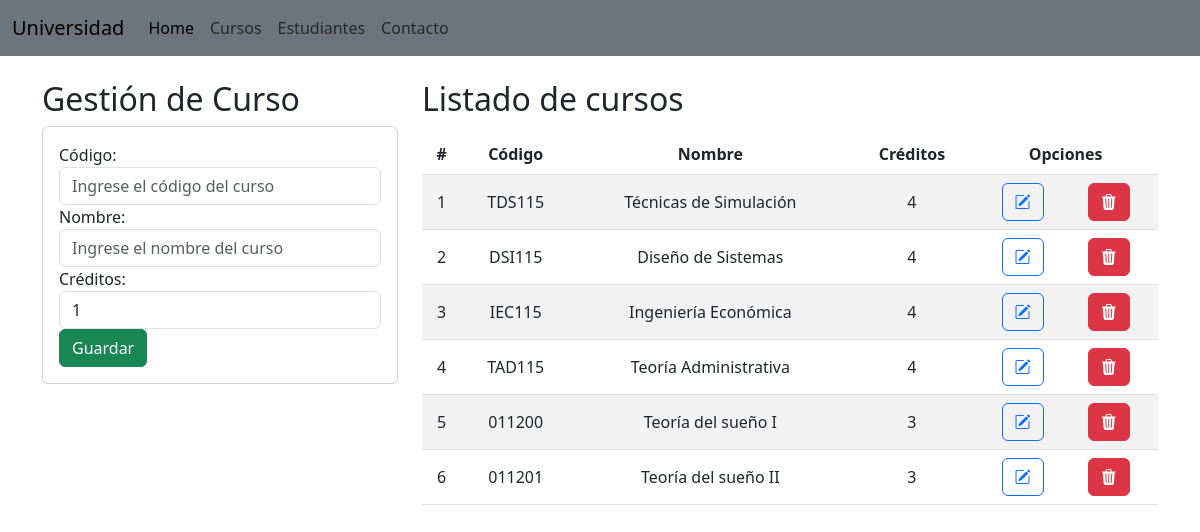
Page /gestionarCursos/ on the earlier database version.
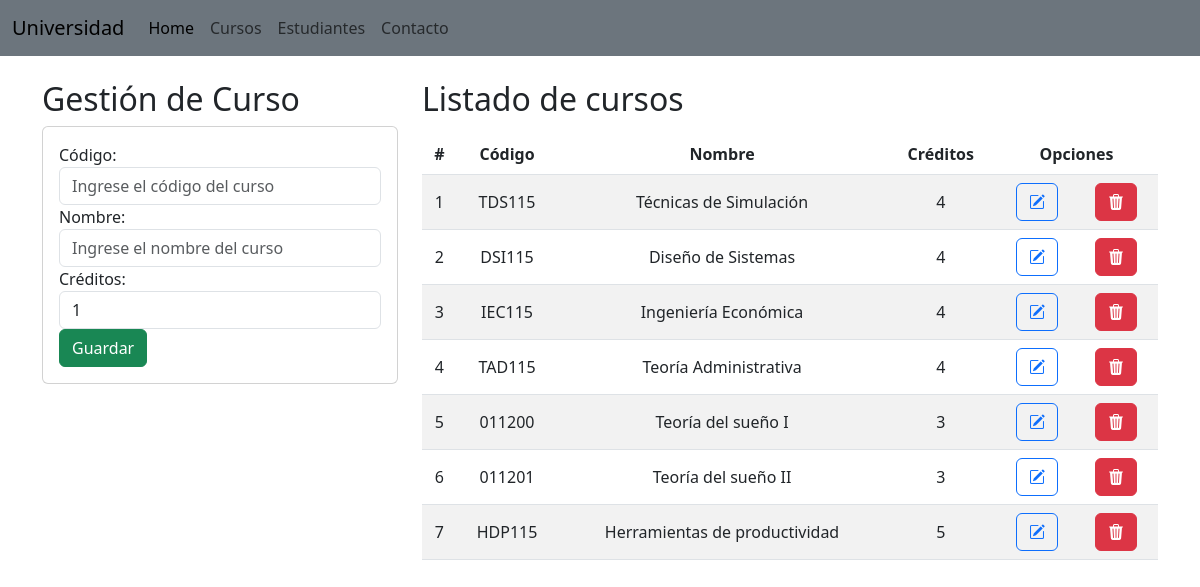
Same page on the later database version.
### Aplicaciones/Academico/models.py (models this page shows, shortened)
class Curso(models.Model):
    codigo=models.CharField(primary_key=True,max_length=6)
    nombre=models.CharField(max_length=50)
    creditos=models.PositiveSmallIntegerField()

### Aplicaciones/Academico/views.py (the view)
# urls.py: path('gestionarCursos/', views.gestionarCursos),
def gestionarCursos(request):
    cursosListados = Curso.objects.all()
    return render(request, "gestionCursos.html", {"cursos": cursosListados})

### Aplicaciones/Academico/templates/gestionCursos.html (shortened to what this page needs)
{% extends "./base.html" %}
{% block body %}
<div class="row">
    <div class="col-sm-12 col-md-6 col-lg-4 col-xl-4">
        <h2>Gestión de Curso</h2>
        <div class="card">
            <div class="card-body">
                <form action="/registrarCurso/" method="POST">{% csrf_token %}
                    <div class="form-group">
                        <label for="codigo">Código:</label>
                        <input type="text" id="txtCodigo" name="txtCodigo" class="form-control" placeholder="Ingrese el código del curso"
                         minlength="6" maxlength="6" required>
                    </div>
                    <div class="form-group">
                        <label for="codigo">Nombre:</label>
                        <input type="text" id="txtNombre" name="txtNombre" class="form-control" placeholder="Ingrese el nombre del curso"
                          maxlength="50" required>
                    </div>
                    <div class="form-group">
                        <label for="creditos">Créditos:</label>
                        <input type="text" id="numCredito" name="numCredito" class="form-control" min="1" max="9" value="1" required>
                    </div>
                    <div class="form-group">
                        <button type="submit" class="btn btn-success btn-block">Guardar</button>
                    </div>
                </form>
            </div>
        </div>
    </div>
    <div class="col-sm-12 col-md-6 col-lg-8 col-xl-8">
        <h2>Listado de cursos</h2>
        <div class="table-responsive py-2">
            <table class="table table-striped">
                <thead>
                    <tr>
                        <th>#</th>
                        <th>Código</th>
                        <th>Nombre</th>
                        <th>Créditos</th>
                        <th colspan="2">Opciones</th>
                    </tr>
                </thead>
                <tbody>
                    {% for c in cursos%}
                    <tr>
                        <td>{{forloop.counter}}</td>
                        <td>{{c.codigo}}</td>
                        <td>{{c.nombre}}</td>
                        <td>{{c.creditos}}</td>
                        <td>
                            <div class="row justify-content-evenly">
                                <div class="col-auto">
                                    <a href="/edicionCurso/{{c.codigo}}" class="btn btn-outline-primary">
                                        <i class="bi bi-pencil-square"></i>
                                    </a>
                                </div>
                                <div class="col-auto">
                                    <a href="/eliminarCurso/{{c.codigo}}" class="btn btn-danger btnEliminacion">
                                        <i class="bi bi-trash3-fill"></i>
                                    </a>
                                </div>
                            </div>
                        </td>
                    </tr>
                    {%endfor%}
                </tbody>
            </table>
        </div>
    </div>
</div>
{% endblock  %}

Differences in the rows shown:
added Curso: codigo "HDP115", nombre "Herramientas de productividad", creditos "5"
